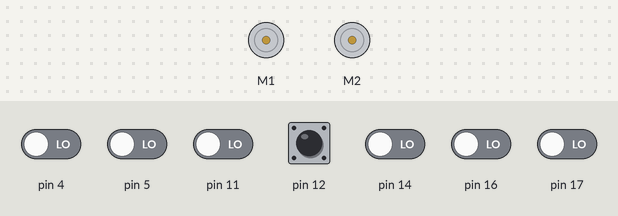
The sketch below on a simulated Arduino Uno, built with avr-gcc and run on an emulated ATmega328P. On the bench: 2 × DC motor (green arrow = forward, orange = backward, longer = faster). Inputs (shaded band) come from the test bench; at power-on: pin 12 HIGH, pin 4, pin 5, pin 11, pin 14, pin 16, pin 17 LOW.

Above: at 0.8 s.
0.9 s: pin 12 pulled LOW for 0.15 s
At 2.2 s:
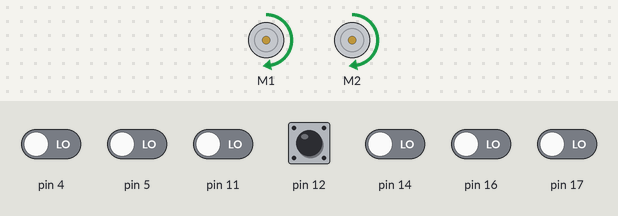
2.5 s: pin 4 driven HIGH
At 3.3 s:
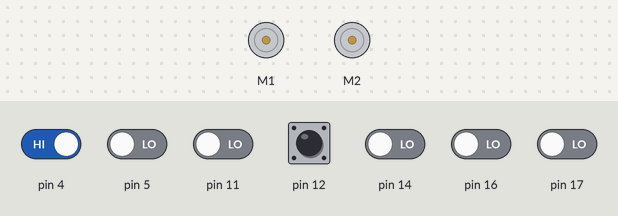
Timing chart, 0 to 5.5 s (numbered marks = the images above; inputs shaded):
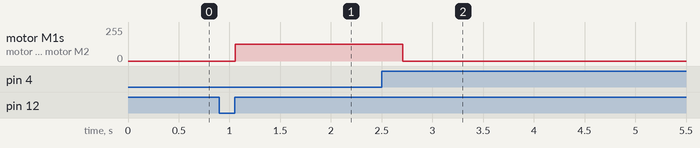

Measured:
- after the input at 0.9 s, motor M1, motor M2: stopped → forward 127/255 after 0.16 s
- after the input at 2.5 s, motor M1, motor M2: forward 127/255 → stopped after 0.21 s

The sketch:

blockfindingwallavoider.ino
```cpp
/* include libraries */
#include <ZumoMotors.h>
#include <Pushbutton.h>
#include <QTRSensors.h>
#include <ZumoReflectanceSensorArray.h>


/* define constants */
#define QTR_THRESHOLD     1000    /* IR THRESHOLD */
#define REVERSE_SPEED     -200
#define FORWARD_SPEED     200
#define REV_DELAY         300
#define TURN_DELAY        450
#define GAP_CHECK         180
#define NUM_SENSORS       6


/* assign mechanical variables */
ZumoMotors motors;
Pushbutton button(ZUMO_BUTTON);
ZumoReflectanceSensorArray sensors(QTR_NO_EMITTER_PIN);


/* assign digital variables */
unsigned int sensor_values[NUM_SENSORS];


/* initialize functions */
void halt();
void turnAround(int);
void reactToChange(int);


/* wait for button to begin */
void setup()
{button.waitForButton();}


/* main loop */
void loop()
{

    sensors.read(sensor_values);

    if(sensor_values[0] > QTR_THRESHOLD){ //left

      delay(GAP_CHECK);
      reactToChange(0);


    }else if(sensor_values[5] > QTR_THRESHOLD){ //right

      delay(GAP_CHECK);
      reactToChange(5);

    }else if(sensor_values[1] > QTR_THRESHOLD || sensor_values[2] > QTR_THRESHOLD || sensor_values[3] > QTR_THRESHOLD || sensor_values[4] > QTR_THRESHOLD){
      delay(100);
      halt();
    }

  motors.setSpeeds(FORWARD_SPEED,FORWARD_SPEED);
  delay(25);


}


/* stop and wait for the button */
void halt(){
  motors.setSpeeds(0,0);
  button.waitForButton();
}


/* back up and spin */
void turnAround(int sensor){
  motors.setSpeeds(REVERSE_SPEED,REVERSE_SPEED);
  delay(REV_DELAY);
  if(sensor<4){
    motors.setSpeeds(FORWARD_SPEED,-FORWARD_SPEED);
  }else{
    motors.setSpeeds(-FORWARD_SPEED,FORWARD_SPEED);
  }
  delay(TURN_DELAY);
}


/* if line changes, turn around, otherwise, halt */
void reactToChange(int sensor){
  sensors.read(sensor_values);
  if(sensor_values[sensor] < QTR_THRESHOLD){
    turnAround(sensor);
  }else{
    halt();
  }
}
```
